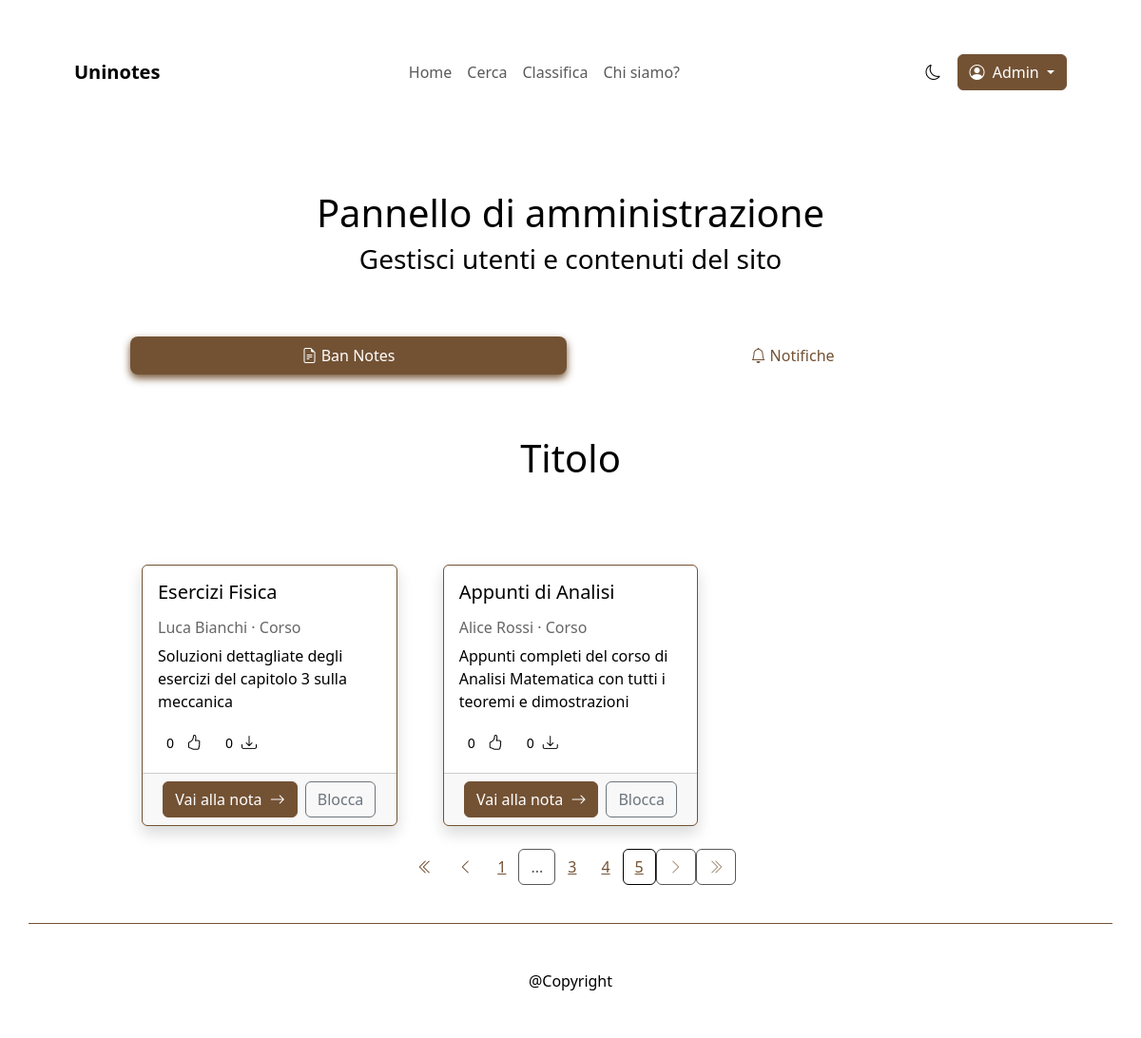
The app's page /admin?tab=ban&banPage=5 (signed in) with its own data.
### tables this page shows
CREATE TABLE `NOTE` (
  `id` BIGINT UNSIGNED NOT NULL AUTO_INCREMENT PRIMARY KEY,
  `student_id` BIGINT UNSIGNED NOT NULL,
  `title` VARCHAR(255) NOT NULL,
  `description` VARCHAR(250) DEFAULT NULL,
  `note_type` VARCHAR(100) DEFAULT NULL,
  `format` VARCHAR(50) DEFAULT NULL,
  `university` VARCHAR(191) DEFAULT NULL,
  `visibility` ENUM('public','course','private') NOT NULL DEFAULT 'public',
  `created_at` DATETIME(6) NOT NULL DEFAULT CURRENT_TIMESTAMP(6),
  `updated_at` DATETIME(6) NULL DEFAULT NULL ON UPDATE CURRENT_TIMESTAMP(6),
  `deleted_at` DATETIME(6) DEFAULT NULL,
  INDEX (`student_id`),
  INDEX (`created_at`),
  CONSTRAINT `fk_note_student` FOREIGN KEY (`student_id`) REFERENCES `USER` (`id`) ON DELETE CASCADE ON UPDATE CASCADE
);

CREATE TABLE `USER` (
  `id` BIGINT UNSIGNED NOT NULL AUTO_INCREMENT PRIMARY KEY,
  `name` VARCHAR(191) NOT NULL,
  `email` VARCHAR(191) NOT NULL UNIQUE,
  `password_hash` VARCHAR(255) NOT NULL,
  `university` VARCHAR(191) DEFAULT NULL,
  `role` ENUM('student','admin') NOT NULL DEFAULT 'student',
  `created_at` DATETIME(6) NOT NULL DEFAULT CURRENT_TIMESTAMP(6)
);

### App/View/Components/Cards/noteCard.php (the view, shortened to what the rows shown need)
<?php
$card = $card ?? [];
$titolo = $card['title'] ?? 'Titolo';
$autore = $card['author'] ?? 'Autore';
$corso = $card['corso'] ?? 'Corso';
$desc = $card['desc'] ?? ($card['description'] ?? 'Descrizione non disponibile');
$chatEnabled = !empty($card['chatEnabled']);
$likes = $card['likes'] ?? 0;
$downloads = $card['downloads'] ?? 0;
$buttonsEnabled = $card['buttonsEnabled'] ?? [];
$buttons = $card['buttons'] ?? [];
?>
<div class="card shadow border-primary h-100">
    <div class="card-body">
        <div class="d-flex align-items-center justify-content-between">
            <h5 class="card-title"><?= htmlspecialchars($titolo) ?></h5>
        </div>
        <h6 class="card-subtitle my-2 text-muted">
            <?= htmlspecialchars($autore) ?> &middot; <?= htmlspecialchars($corso) ?>
        </h6>
        <p class="card-text"><?= htmlspecialchars($desc) ?></p>
        <div class="d-flex justify-content-start gap-3 mt-2" aria-label="Statistiche della nota">
            <div class="d-flex align-items-center">
                <span class="btn btn-sm" aria-label="<?= $likes ?> mi piace"><?= htmlspecialchars($likes) ?></span>
                <i class="bi bi-hand-thumbs-up fw-bold ms-1" aria-hidden="true"></i>
            </div>
            <div class="d-flex align-items-center">
                <span class="btn btn-sm"
                    aria-label="<?= $downloads ?> download"><?= htmlspecialchars($downloads) ?></span>
                <i class="bi bi-download" aria-hidden="true"></i>
            </div>
        </div>
    </div>
    <?php if (!empty($buttonsEnabled) && !empty($buttons)): ?>
        <footer class="card-footer d-flex justify-content-center gap-2">
            <?php foreach ($buttons as $index => $btn): ?>
                <?php if ($buttonsEnabled[$index] ?? false): ?>
                    <a href="<?= htmlspecialchars($btn['link'] ?? '#') ?>"
                        class="btn <?= htmlspecialchars($btn['class'] ?? 'btn-primary') ?>"
                        aria-label="<?= trim($btn['text'] ?? '') !== '' ? htmlspecialchars($btn['text']) : htmlspecialchars($btn['icon-class'] ?? 'Azione') ?>">
                        <?php if (trim($btn['text'] ?? '') !== ''): ?>
                            <?= htmlspecialchars($btn['text']) ?>
                        <?php endif ?>
                        <?php if (!empty($btn['icon'])): ?>
                            <i class="bi <?= htmlspecialchars($btn["icon-class"]) ?> fw-bold ms-1" aria-hidden="true"></i>
                        <?php endif ?>
                    </a>
                <?php endif; ?>
            <?php endforeach; ?>
        </footer>
    <?php endif; ?>
</div>

### App/View/Components/Layout/Tabs/tabsPanel.php (shortened to what the rows shown need)
<div class="tab-content mt-3">
    <?php foreach ($tabs as $key => $tab): ?>
        <?php if ($activeTab !== $key) continue; ?>
        <div class="tab-pane show active" role="tabpanel">
            <?= \App\View\View::getComponent('Base/sectionHeader', [
                'titolo' => $tab['label'],
                'p' => $tab['description'] ?? ''
            ]) ?>
            <?php if (!empty($tab['cards'])): ?>
                <?php
                    $cardGridQuery = is_array($queryParams) ? array_merge($queryParams, ['tab' => $key]) : ['tab' => $key];
                ?>
                <?= \App\View\View::getComponent('Layout/Grid/cardGrid', [
                    'cards' => $tab['cards'],
                    'component' => $tab['component'] ?? 'Cards/noteCard',
                    'currentPage' => $tab['pagination']['currentPage'] ?? null,
                    'totalPages' => $tab['pagination']['totalPages'] ?? null,
                    'baseUrl' => $baseUrl ?? '/user/dashboard',
                    'queryParams' => $cardGridQuery,
                    'pageParam' => $tab['pagination']['pageParam'] ?? 'page',
                ]) ?>
            <?php endif; ?>
        </div>
    <?php endforeach; ?>
</div>

### App/View/Components/Layout/Grid/cardGrid.php (shortened to what the rows shown need)
<?php
$cards = $cards ?? [];
$columnsTablet = $columnsTablet ?? 2;
$columnsDesktop = $columnsDesktop ?? 3;
$component = $component ?? "";
$currentPage = $currentPage ?? null;
$totalPages = $totalPages ?? null;
$baseUrl = $baseUrl ?? '/search';
$queryParams = $queryParams ?? [];
$pageParam = $pageParam ?? 'page';
$showPagination = $currentPage !== null && $totalPages !== null;
?>
<section class="container-fluid py-4">
    <div class="row g-3 g-md-5">
        <?php foreach ($cards as $card): ?>
            <div class="col-12 col-md-<?= 12 / $columnsTablet ?> col-lg-<?= 12 / $columnsDesktop ?>">
                <?= \App\View\View::getComponent( $component, ["card" => $card]) ?>
            </div>
        <?php endforeach; ?>
    </div>
    <?php if ($showPagination && $totalPages > 1): ?>
        <?php
        $buildUrl = function($page) use ($baseUrl, $queryParams, $pageParam): string {
            $params = array_merge($queryParams, [$pageParam => $page]);
            return $baseUrl . '?' . http_build_query($params);
        };
        ?>
        <nav aria-label="Paginazione" class="mt-4">
            <ul class="pagination justify-content-center">
                <li class="btn <?= $currentPage == 1 ? 'disabled' : '' ?>">
                    <a href="<?= $buildUrl(1) ?>">
                        <i class="bi bi-chevron-double-left"></i>
                    </a>
                </li>
                <li class="btn <?= $currentPage == 1 ? 'disabled' : '' ?>">
                    <a href="<?= $buildUrl($currentPage - 1) ?>">
                        <i class="bi bi-chevron-left"></i>
                    </a>
                </li>
                <?php
                $start = max(1, $currentPage - 2);
                $end = min($totalPages, $currentPage + 2);
                if ($start > 1): ?>
                    <li class="btn">
                        <a href="<?= $buildUrl(1) ?>">1</a>
                    </li>
                    <?php if ($start > 2): ?>
                        <li class="btn disabled">
                            <span>...</span>
                        </li>
                    <?php endif; ?>
                <?php endif; ?>
                <?php for ($i = $start; $i <= $end; $i++): ?>
                    <li class="btn <?= $i == $currentPage ? 'active' : '' ?>">
                        <a href="<?= $buildUrl($i) ?>"><?= $i ?></a>
                    </li>
                <?php endfor; ?>
                <li class="btn <?= $currentPage == $totalPages ? 'disabled' : '' ?>">
                    <a href="<?= $buildUrl($currentPage + 1) ?>">
                        <i class="bi bi-chevron-right"></i>
                    </a>
                </li>
                <li class="btn <?= $currentPage == $totalPages ? 'disabled' : '' ?>">
                    <a href="<?= $buildUrl($totalPages) ?>">
                        <i class="bi bi-chevron-double-right"></i>
                    </a>
                </li>
            </ul>
        </nav>
    <?php endif; ?>
</section>

### Core/Routing/Router.php (shortened to what the rows shown need)
<?php
class Router
{
    private array $routes = [];
    public function add(string $method, string $url, $handler) : void{
        $this->routes[] = compact('method', 'url', 'handler');
    }
    public function resolve() : mixed{
        $method = $_SERVER['REQUEST_METHOD'];
        $path = parse_url($_SERVER['REQUEST_URI'], PHP_URL_PATH);
        foreach ($this->routes as $route) {
            [$routeMethod, $url, $handler] = [$route['method'], $route['url'], $route['handler']];
            if ($routeMethod !== $method) continue;
            $pattern = preg_replace('#\{[^\}]+\}#', '([^/]+)', $url);
            $regex = "#^" . $pattern . "$#";
            if (preg_match($regex, $path, $matches)) {
                array_shift($matches);
                if (is_string($handler) && str_contains($handler, '@')) {
                    [$controller, $method] = explode('@', $handler);
                    $obj = new $controllerClass;
                    return call_user_func_array([$obj, $method], $matches);
                }
                throw new Exception("Handler non valido");
            }
        }
        return false;
    }
}

### records on screen
note: title "Esercizi Fisica", student.name "Luca Bianchi", description "Soluzioni dettagliate degli esercizi del capitolo 3 sulla meccanica", text "Vai alla nota", text "Blocca"
note: title "Appunti di Analisi", student.name "Alice Rossi", description "Appunti completi del corso di Analisi Matematica con tutti i teoremi e dimostrazioni", text "Vai alla nota", text "Blocca"

### other values on screen
$title "Pannello di amministrazione"
$tab['label'] "Ban Notes"
$tab['label'] "Notifiche"
$title "Titolo"
